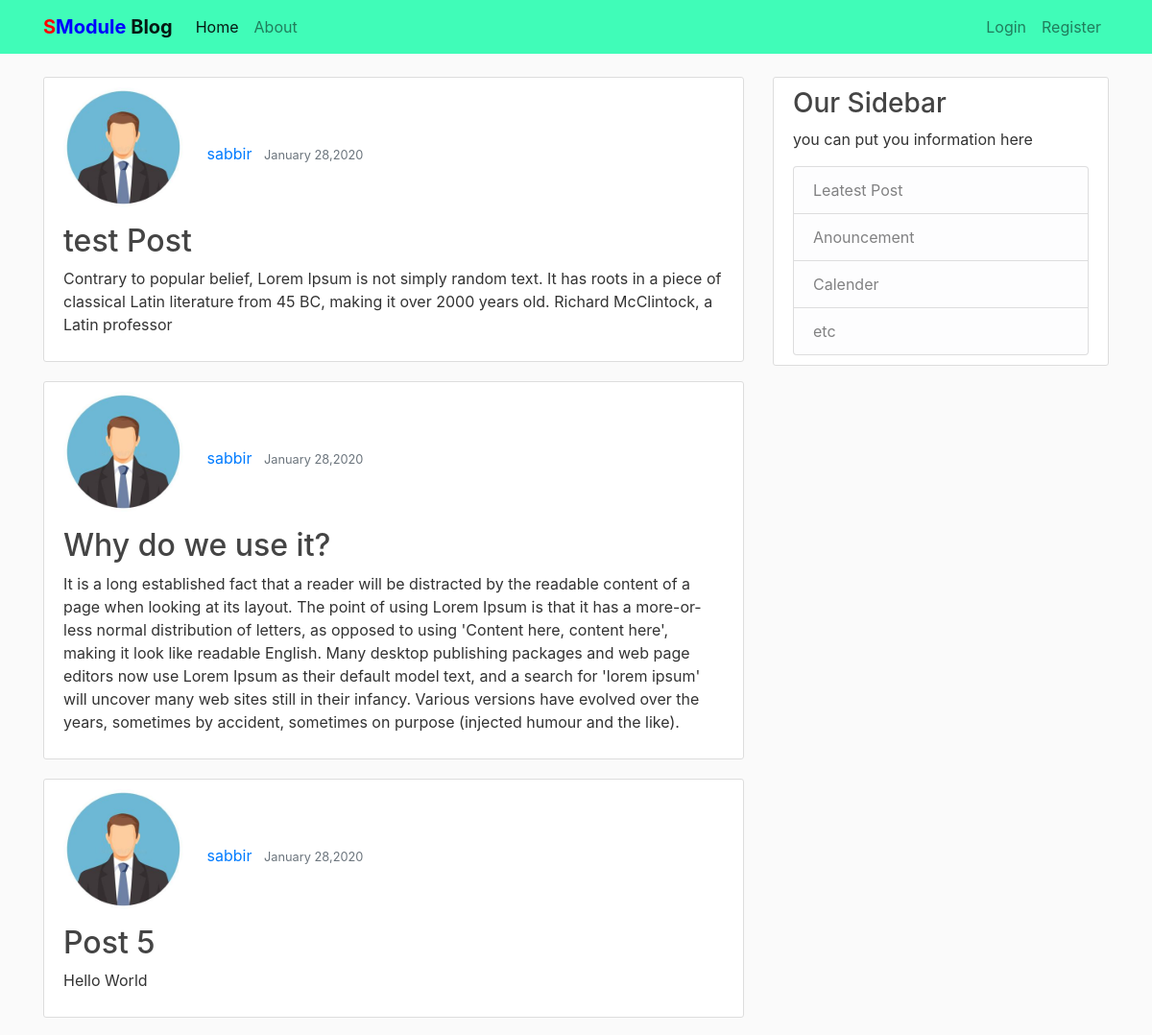
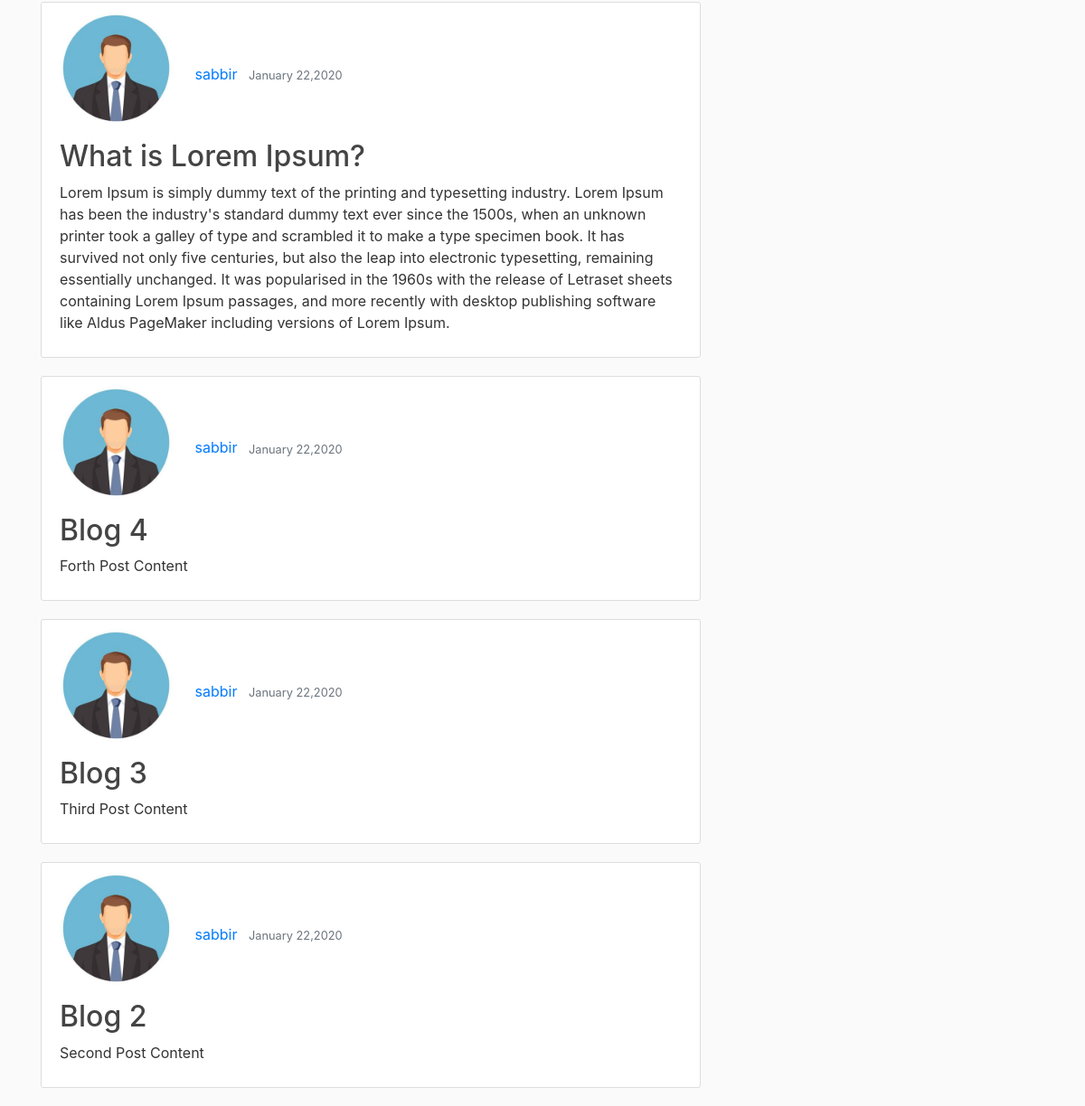
Before: / with the older database file (2 pictures, top to bottom).
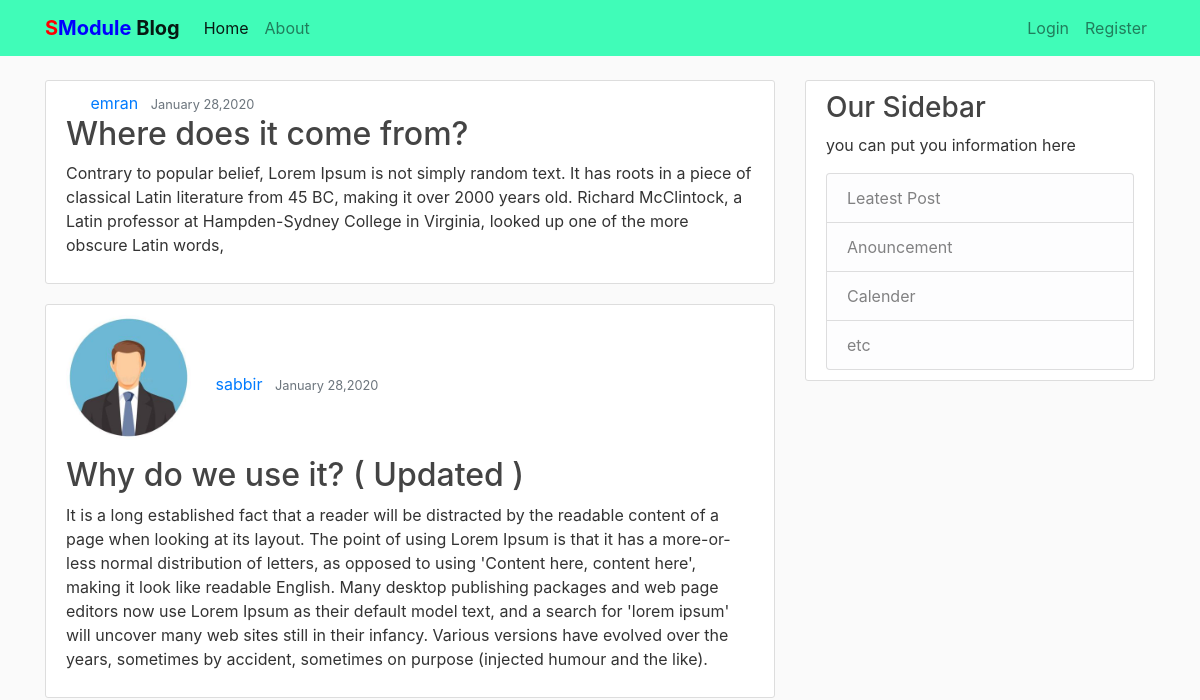
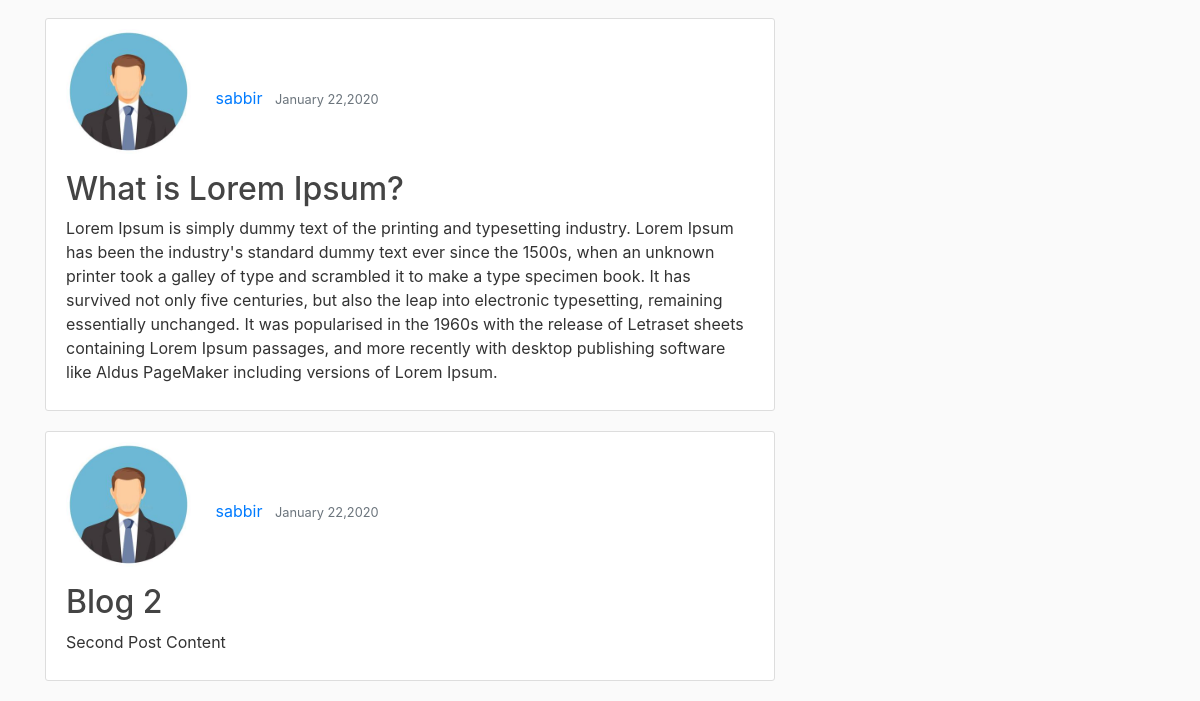
After: the same page with the newer database file (2 pictures, top to bottom).
### blog/models.py (models this page shows, shortened)
class Posts(models.Model):
    title = models.CharField(max_length=100)
    content = models.TextField()
    date_posted = models.DateTimeField(default=timezone.now)
    author = models.ForeignKey(User, on_delete=models.CASCADE)

### users/models.py (models this page shows, shortened)
class Profile(models.Model):
    user = models.OneToOneField(User, on_delete=models.CASCADE)
    image = models.ImageField(default='default.jpg', upload_to='profile_pics')

### blog/views.py (the view)
class PostListView(ListView):
    model = Posts
    template_name = 'blog/home.html'
    context_object_name = 'posts'
    ordering = ['-date_posted']

### blog/templates/blog/home.html
{% extends "blog/base.html" %}
{% block content %}
    {% for post in posts %}
      <article class="media content-section">
        <div class="media-body">
          <div class="article-metadata">
              <img class="rounded-circle account-img" src="{{ post.author.profile.image.url }}" alt="">
            <a href="#" class="mr-2">{{ post.author }}</a>
            <small class="text-muted">{{ post.date_posted|date:"F d,Y" }}</small>
          </div>
          <h2><a class="article-title" href="{% url 'blog-detail' post.id %}">{{ post.title }}</a></h2>
          <p class="article-content">{{ post.content }}</p>
        </div>
      </article>
    {% endfor %}
{% endblock %}

### blog/templates/blog/base.html (shortened to what this page needs)
{% load static %}
<!DOCTYPE html>
<html lang="en" dir="ltr">
  <head>
    <link rel="stylesheet" href="https://stackpath.bootstrapcdn.com/bootstrap/4.4.1/css/bootstrap.min.css">
    <link rel="stylesheet" type="text/css" href="{% static 'blog/main.css' %}">
  </head>
  <body>
    <header>
      <nav class="navbar navbar-expand-lg navbar-light bg-light" style="background-color: #40FCB8 !important;">
        <div class="container">
          <div class="collapse navbar-collapse" id="navbarTogglerDemo01">
            <a class="navbar-brand" href="{% url 'blog-home' %}" style="font-weight:bold;"><span style="color:red;font-size:20px;">S</span><span style="color:blue;font-size:20px;">Module</span> Blog</a>
            <ul class="navbar-nav mr-auto mt-2 mt-lg-0">
              <li class="nav-item active">
                <a class="nav-link" href="{% url 'blog-home' %}">Home</a>
              </li>
              <li class="nav-item">
                <a class="nav-link" href="{% url 'blog-about' %}">About</a>
              </li>
            </ul>
            <div class="navbar-nav">
              {% if user.is_authenticated %}
                <a class="nav-item nav-link" href="{% url 'blog-create' %}">New Post</a>
                <a class="nav-item nav-link" href="{% url 'profile' %}">Profile</a>
                <a class="nav-item nav-link" href="{% url 'logout' %}">Logout</a>
              {% else %}
                <a class="nav-item nav-link" href="{% url 'login' %}">Login</a>
                <a class="nav-item nav-link" href="{% url 'register' %}">Register</a>
              {% endif %}
            </div>
          </div>
        </div>
      </nav>
    </header>
    <main class="container " role="main">
      <br>
      <div class="row " >
        <div class="col-md-8">
          {% block content %} {% endblock %}
        </div>
        <div class="col-md-4">
          <div class="content-section">
            <h3>Our Sidebar</h3>
            <p>you can put you information here</p>
            <ul class="list-group">
              <li class="list-group-item list-group-item-light" >Leatest Post</li>
              <li class="list-group-item list-group-item-light" >Anouncement</li>
              <li class="list-group-item list-group-item-light" >Calender</li>
              <li class="list-group-item list-group-item-light" >etc</li>
            </ul>
          </div>
        </div>
      </div>
    </main>
  </body>
</html>

### blog/static/blog/main.css (style rules this page uses)
body { background: #fafafa; color: #333333; }
h1, h2, h3, h4, h5, h6 { color: #444444; }
ul { margin: 0; }
.content-section { background: #ffffff; padding: 10px 20px; border: 1px solid #dddddd; border-radius: 3px; margin-bottom: 20px; }
.article-title { color: #444444; }
.account-img { height: 125px; weight: 125px; margin-right: 20px; margin-bottom: 16px; }

Changed rows visible on the page:
removed Posts: author.profile.image (picture), author "sabbir", date_posted "January 28,2020", title "test Post", content "Contrary to popular belief, Lorem Ipsum is not simply random text. It has roots in a piece of classical Latin literature from 45 BC, making it over 2000 years old. Richard McClintock, a Latin professor"
removed Posts: author.profile.image (picture), author "sabbir", date_posted "January 28,2020", title "Post 5", content "Hello World"
removed Posts: author.profile.image (picture), author "sabbir", date_posted "January 22,2020", title "Blog 4", content "Forth Post Content"
removed Posts: author.profile.image (picture), author "sabbir", date_posted "January 22,2020", title "Blog 3", content "Third Post Content"
added Posts: author "emran", date_posted "January 28,2020", title "Where does it come from?", content "Contrary to popular belief, Lorem Ipsum is not simply random text. It has roots in a piece of classical Latin literature from 45 BC, making it over 2000 years old. Richard McClintock, a Latin professor at Hampden-Sydney College in Virginia, looked up one of the more obscure Latin words,"
changed Posts: title "Why do we use it?" → "Why do we use it? ( Updated )"
